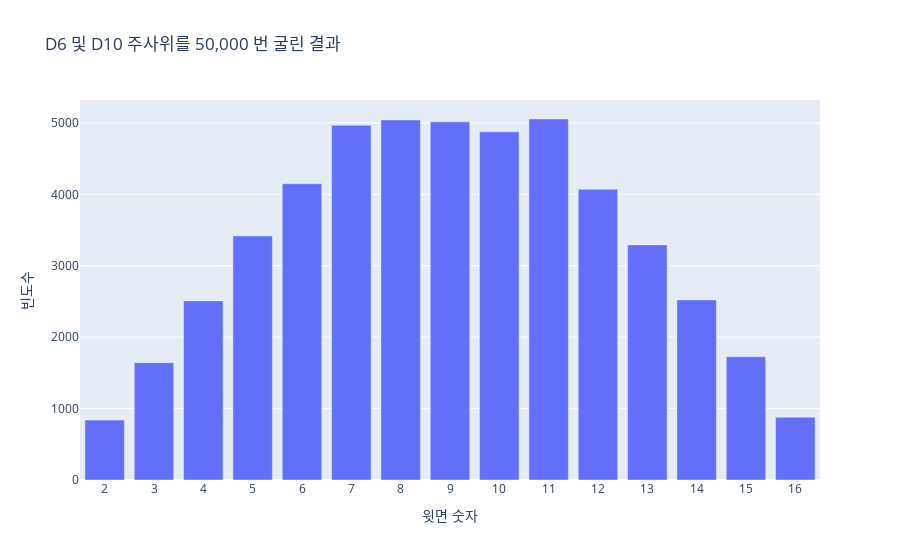

Write notebook code for a chart like this one.
### Markdown cell above
#### 다른 형태의 주사위 섞어 던지기

### Code cell
import plotly.express as px
from die import Die

# D6 및 D10 주사위 만들기들기.
die_1 = Die()
die_2 = Die(10)

# 몇차례 주사위를 굴리고 그 결과를 리스트에 저장.
results = []
for roll_num in range(50_000):
    result = die_1.roll() + die_2.roll()
    results.append(result)

# 결과를 분석.
frequencies = []
max_result = die_1.num_sides + die_2.num_sides
poss_results = range(2, max_result+1)
for value in poss_results:
    frequency = results.count(value)
    frequencies.append(frequency)

# 결과 시각화.
title = "D6 및 D10 주사위를 50,000 번 굴린 결과"
labels = {'x': '윗면 숫자', 'y': '빈도수'}
fig = px.bar(x=poss_results, y=frequencies, 
             title=title, labels=labels)

# 추가 맞춤화 그래프.
fig.update_layout(xaxis_dtick=1)
fig.show()

### Figure 1 — Plotly figure (JSON) as saved in the notebook; plotly's stock layout.template omitted (floating-point values rounded to 4 significant figures)
{"data": [{"hovertemplate": "윗면 숫자=%{x}<br>빈도수=%{y}<extra></extra>", "legendgroup": "", "marker": {"color": "#636efa", "pattern": {"shape": ""}}, "name": "", "orientation": "v", "showlegend": false, "textposition": "auto", "type": "bar", "x": [2, 3, 4, 5, 6, 7, 8, 9, 10, 11, 12, 13, 14, 15, 16], "xaxis": "x", "y": [839, 1643, 2508, 3417, 4149, 4967, 5042, 5015, 4876, 5055, 4070, 3292, 2521, 1726, 880], "yaxis": "y"}], "layout": {"barmode": "relative", "legend": {"tracegroupgap": 0}, "title": {"text": "D6 및 D10 주사위를 50,000 번 굴린 결과"}, "xaxis": {"anchor": "y", "domain": [0, 1], "dtick": 1, "title": {"text": "윗면 숫자"}}, "yaxis": {"anchor": "x", "domain": [0, 1], "title": {"text": "빈도수"}}}}
